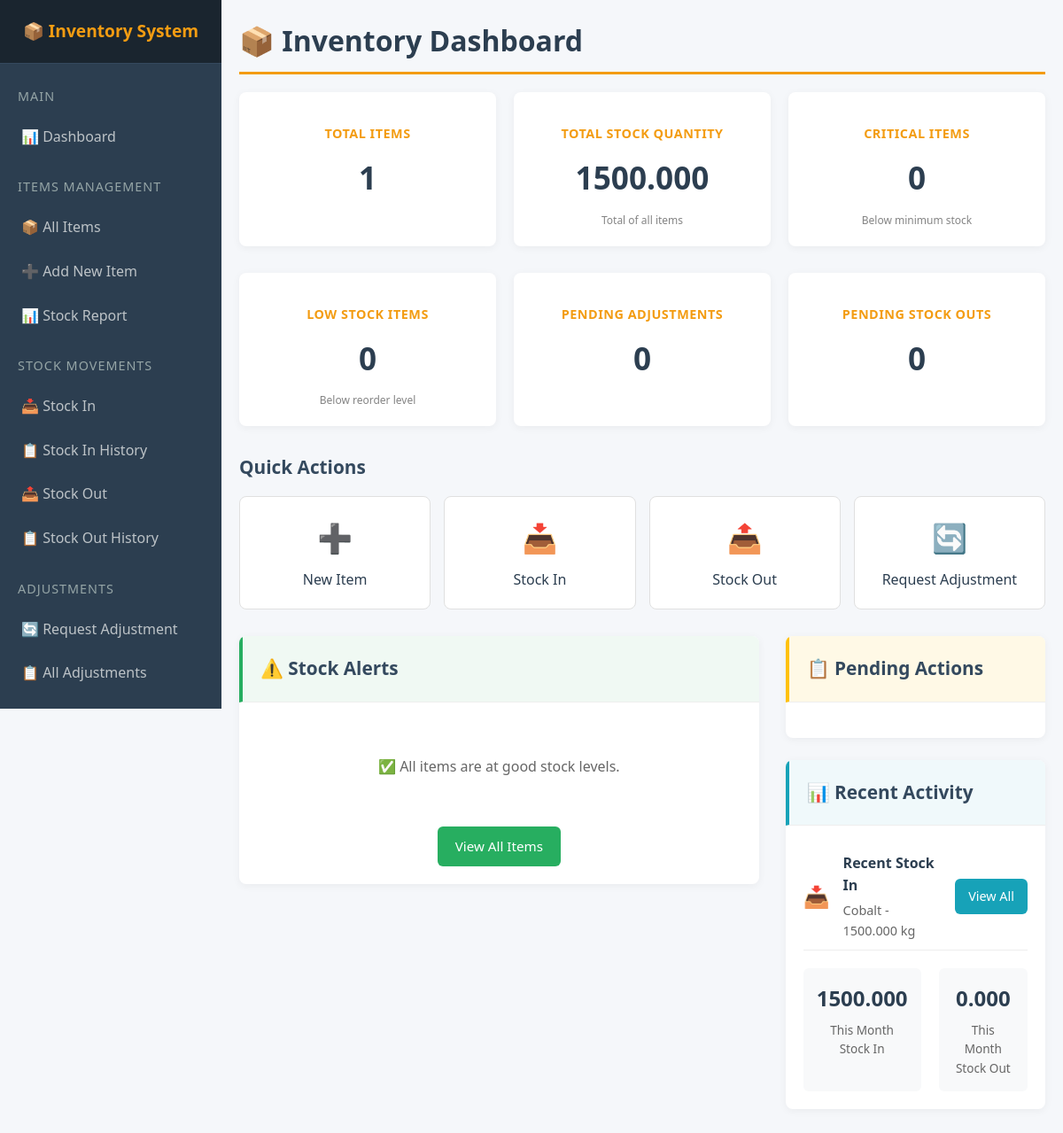
Screenshot of /inventory/ (signed in) with the database file from the repository.
### inventory/models.py (models this page shows, shortened)
class StockIn(models.Model):
    SOURCE_CHOICES = [
        ('Purchase', 'Purchase Order'),
        ('Return', 'Customer Return'),
        ('Production', 'Production'),
        ('Adjustment', 'Stock Adjustment'),
        ('Other', 'Other'),
    ]
    STATUS_CHOICES = [
        ('pending', 'Pending Approval'),
        ('approved', 'Approved'),
        ('rejected', 'Rejected'),
    ]
    item = models.ForeignKey(Item, on_delete=models.PROTECT, related_name='stock_ins')
    quantity = models.DecimalField(max_digits=15, decimal_places=3, validators=[MinValueValidator(0.001)])
    source = models.CharField(max_length=20, choices=SOURCE_CHOICES, default='Purchase')
    supplier = models.CharField(max_length=100, blank=True, null=True)
    reference = models.CharField(max_length=100, blank=True, null=True, help_text="PO Number, GRN, etc.")
    status = models.CharField(
        max_length=20,
        choices=STATUS_CHOICES,
        default='pending'
    )
    approved_by = models.ForeignKey(User, on_delete=models.SET_NULL, null=True, blank=True, related_name='approved_stock_ins')
    approved_at = models.DateTimeField(null=True, blank=True)
    date = models.DateTimeField(auto_now_add=True)
    created_at = models.DateTimeField(auto_now_add=True)
    created_by = models.ForeignKey(User, on_delete=models.SET_NULL, null=True, related_name='created_stock_ins')
    received_by = models.CharField(max_length=100, blank=True, null=True)
    notes = models.TextField(blank=True, null=True)
    class Meta:
        ordering = ['-date']
        verbose_name = 'Stock In'
        verbose_name_plural = 'Stock Ins'

class Item(models.Model):
    CATEGORY_CHOICES = [
        ('RAW_MATERIALS', 'Raw Materials'),
        ('CHEMICALS', 'Chemicals'),
        ('FINISHED_GOODS', 'Finished Goods'),
        ('OTHERS', 'Others'),
    ]
    name = models.CharField(max_length=100)
    category = models.CharField(max_length=50, choices=CATEGORY_CHOICES, default='RAW_MATERIALS')
    description = models.TextField(blank=True, null=True)
    sku = models.CharField(max_length=50, unique=True, blank=True, null=True, help_text="Stock Keeping Unit")
    unit_of_measure = models.CharField(max_length=20, default='kg', help_text="e.g., kg, pcs, liter, box")
    quantity = models.DecimalField(max_digits=15, decimal_places=3, default=Decimal('0.000'))
    reorder_level = models.DecimalField(max_digits=15, decimal_places=3, default=Decimal('10.000'))
    minimum_stock = models.DecimalField(max_digits=15, decimal_places=3, default=Decimal('5.000'))
    purchase_price = models.DecimalField(max_digits=12, decimal_places=2, default=0, help_text="Cost price in Tsh")
    selling_price = models.DecimalField(max_digits=12, decimal_places=2, default=0, help_text="Selling price in Tsh")
    created_at = models.DateTimeField(auto_now_add=True)
    updated_at = models.DateTimeField(auto_now=True)
    is_active = models.BooleanField(default=True)
    class Meta:
        ordering = ['name']
        verbose_name = 'Inventory Item'
        verbose_name_plural = 'Inventory Items'
        constraints = [
            models.UniqueConstraint(
                fields=['name'],
                name='unique_item_name',
                condition=models.Q(is_active=True),
            )
        ]

### inventory/views.py (the view)
# urls.py: path('', views.inventory_dashboard, name='inventory_dashboard'),
@login_required
@group_required('Inventory')
def inventory_dashboard(request):
    unique_items = Item.objects.filter(is_active=True).order_by('name')
    total_items = unique_items.count()
    total_quantity_result = Item.objects.filter(is_active=True).aggregate(total_qty=Sum('quantity'))
    total_quantity = total_quantity_result['total_qty'] or Decimal('0.000')
    low_stock_items = Item.objects.filter(
        quantity__lte=F('reorder_level'),
        quantity__gt=F('minimum_stock'),
        is_active=True
    )
    critical_stock_items = Item.objects.filter(
        quantity__lte=F('minimum_stock'),
        is_active=True
    )
    low_stock_combined = list(critical_stock_items) + list(low_stock_items)
    pending_stockouts_count = StockOut.objects.filter(
        status='pending',
        purpose='SALE'
    ).count()
    recent_stock_ins = StockIn.objects.select_related('item').order_by('-date')[:10]
    recent_stock_outs = StockOut.objects.select_related('item').order_by('-date')[:10]
    pending_adjustments = StockAdjustment.objects.filter(status='pending').count()
    thirty_days_ago = datetime.now() - timedelta(days=30)
    stock_ins_month = StockIn.objects.filter(date__gte=thirty_days_ago).aggregate(
        total_quantity=Sum('quantity')
    )
    stock_ins_month['total_quantity'] = stock_ins_month['total_quantity'] or Decimal('0.000')
    stock_outs_month = StockOut.objects.filter(date__gte=thirty_days_ago).aggregate(
        total_quantity=Sum('quantity')
    )
    stock_outs_month['total_quantity'] = stock_outs_month['total_quantity'] or Decimal('0.000')
    context = {
        'total_items': total_items,
        'total_quantity': total_quantity,
        'low_stock_count': low_stock_items.count() + critical_stock_items.count(),
        'critical_stock_count': critical_stock_items.count(),
        'low_stock_items': low_stock_items,
        'critical_stock_items': critical_stock_items,
        'low_stock': low_stock_combined,
        'pending_stockouts_count': pending_stockouts_count,
        'recent_stock_ins': recent_stock_ins,
        'recent_stock_outs': recent_stock_outs,
        'pending_adjustments': pending_adjustments,
        'stock_ins_month': stock_ins_month,
        'stock_outs_month': stock_outs_month,
        'items': unique_items,
        'usd_to_tsh': USD_TO_TSH,
    }
    return render(request, 'inventory/dashboard.html', context)

### inventory/templates/inventory/dashboard.html (shortened to what this page needs)
{% extends 'inventory/base.html' %}
{% block extra_css %}
{% load static %}
<link rel="stylesheet" href="{% static 'inventory/css/dashboard.css' %}">
{% endblock %}
{% block content %}
<h1>📦 Inventory Dashboard</h1>
<div class="stats-grid">
    <div class="stat-card">
        <h3>Total Items</h3>
        <p>{{ total_items }}</p>
    </div>
    <div class="stat-card">
        <h3>Total Stock Quantity</h3>
        <p>{{ total_quantity|floatformat:3 }}</p>
        <div class="currency-note">Total of all items</div>
    </div>
    <div class="stat-card">
        <h3>Critical Items</h3>
        <p>{{ critical_stock_count }}</p>
        <div class="currency-note">Below minimum stock</div>
    </div>
</div>
<div class="stats-grid">
    <div class="stat-card">
        <h3>Low Stock Items</h3>
        <p>{{ low_stock_count }}</p>
        <div class="currency-note">Below reorder level</div>
    </div>
    <div class="stat-card">
        <h3>Pending Adjustments</h3>
        <p>{{ pending_adjustments|default:0 }}</p>
    </div>
    <div class="stat-card">
        <h3>Pending Stock Outs</h3>
        <p>{{ pending_stockouts_count|default:0 }}</p>
    </div>
</div>
<div class="quick-actions-section">
    <h2>Quick Actions</h2>
    <div class="quick-actions-grid">
        <a href="{% url 'inventory:item_create' %}" class="quick-action-btn">
            <div class="icon">➕</div>
            New Item
        </a>
        <a href="{% url 'inventory:stock_in_create' %}" class="quick-action-btn">
            <div class="icon">📥</div>
            Stock In
        </a>
        <a href="{% url 'inventory:stock_out_create' %}" class="quick-action-btn">
            <div class="icon">📤</div>
            Stock Out
        </a>
        <a href="{% url 'inventory:adjustment_create' %}" class="quick-action-btn">
            <div class="icon">🔄</div>
            Request Adjustment
        </a>
    </div>
</div>
<div class="dashboard-grid">
    <div class="left-column">
        <div class="alert-box {% if critical_stock_items %}critical{% else %}success{% endif %}">
            <div class="alert-box-header">
                <h2 style="margin: 0;">
                    ⚠️ Stock Alerts
                </h2>
            </div>
            <div class="alert-box-content">
                {% if critical_stock_items or low_stock_items %}
                    <ul>
                        {% for item in critical_stock_items %}
                        <li class="notification-item">
                            <div class="notification-info">
                                <div class="notification-title">{{ item.name }}</div>
                                <div class="notification-details">
                                    Current: {{ item.quantity|floatformat:3 }} {{ item.unit_of_measure }} |
                                    Min Required: {{ item.minimum_stock|floatformat:3 }}
                                </div>
                            </div>
                            <div class="notification-actions">
                                <span class="badge bg-danger">CRITICAL</span>
                            </div>
                        </li>
                        {% endfor %}
                        {% for item in low_stock_items %}
                        {% if item not in critical_stock_items %}
                        <li class="notification-item">
                            <div class="notification-info">
                                <div class="notification-title">{{ item.name }}</div>
                                <div class="notification-details">
                                    Current: {{ item.quantity|floatformat:3 }} {{ item.unit_of_measure }} |
                                    Reorder Level: {{ item.reorder_level|floatformat:3 }}
                                </div>
                            </div>
                            <div class="notification-actions">
                                <span class="badge bg-warning">Low Stock</span>
                            </div>
                        </li>
                        {% endif %}
                        {% endfor %}
                    </ul>
                    <a href="{% url 'inventory:item_list' %}" class="view-all-link">
                        View All Items →
                    </a>
                {% else %}
                    <p class="empty-state">✅ All items are at good stock levels.</p>
                    <div style="text-align: center; margin-top: 15px;">
                        <a href="{% url 'inventory:item_list' %}" class="btn btn-success">
                            View All Items
                        </a>
                    </div>
                {% endif %}
            </div>
        </div>
    </div>
    <div class="right-column">
        <div class="alert-box warning">
            <div class="alert-box-header">
                <h2 style="margin: 0;">
                    📋 Pending Actions
                </h2>
            </div>
            <div class="alert-box-content">
            </div>
        </div>
        <div class="alert-box info">
            <div class="alert-box-header">
                <h2 style="margin: 0;">📊 Recent Activity</h2>
            </div>
            <div class="alert-box-content">
                {% if recent_stock_ins or recent_stock_outs %}
                    {% if recent_stock_ins %}
                    <div class="recent-activity-item">
                        <div class="activity-icon">📥</div>
                        <div class="activity-info">
                            <div class="notification-title">Recent Stock In</div>
                            <div class="notification-details">
                                {{ recent_stock_ins.0.item.name }} - {{ recent_stock_ins.0.quantity|floatformat:3 }} {{ recent_stock_ins.0.item.unit_of_measure }}
                            </div>
                        </div>
                        <div class="notification-actions">
                            <a href="{% url 'inventory:stock_in_list' %}" class="btn btn-info btn-sm">
                                View All
                            </a>
                        </div>
                    </div>
                    {% endif %}
                    <div class="metric-grid">
                        <div class="metric-card">
                            <div class="metric-value">{{ stock_ins_month.total_quantity|default:0|floatformat:3 }}</div>
                            <div class="metric-label">This Month Stock In</div>
                        </div>
                        <div class="metric-card">
                            <div class="metric-value">{{ stock_outs_month.total_quantity|default:0|floatformat:3 }}</div>
                            <div class="metric-label">This Month Stock Out</div>
                        </div>
                    </div>
                {% else %}
                    <p class="empty-state">No recent activities</p>
                {% endif %}
            </div>
        </div>
    </div>
</div>
{% endblock %}

### rows the page displays
StockIn: item.name "Cobalt", quantity "1500.000", item.unit_of_measure "kg"

### other values shown
{{ total_items }} "1"
{{ total_quantity|floatformat:3 }} "1500.000"
{{ critical_stock_count }} "0"
{{ low_stock_count }} "0"
{{ pending_adjustments|default:0 }} "0"
{{ pending_stockouts_count|default:0 }} "0"
{{ stock_ins_month.total_quantity|default:0|floatformat:3 }} "1500.000"
{{ stock_outs_month.total_quantity|default:0|floatformat:3 }} "0.000"
